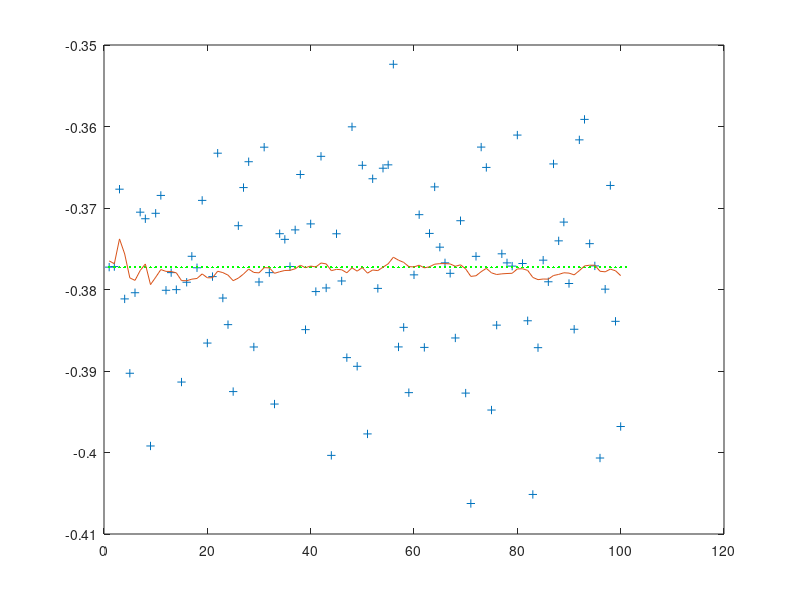

Reproduce this figure in MATLAB.
clear all;
close all;
%% initiation
x_true = -0.37727;
%sigma: standard variant
sigma = 0.01;
%measurements: z
z = sigma.*randn(100,1) + x_true;

% initial guess of the sate
x_0 = -0.3;
P_0 = 1;
% Q & R: process & measurement variance
Q = 1e-5;
R = sigma;
%% Kalman Filter
 % notation symbols please check Page 30 in 'An Intro to the Kalman Filter, G. Welch G. Bishop' 

% estimated states vector and covariance: X(length(z),1) & P(length(z),1)
X = zeros(length(z),1);
P = zeros(length(z),1);
X = [x_0; X];
P = [P_0; P];
z = [0; z];
for i = 2:length(z)
    % time update
    x_minus = X(i-1);
    P_minus = P(i-1) + Q;
    % meansurement update
        % Never use the inverse of a matrix to solve a linear system Ax=b with 
        % x=inv(A)*b, because it is slow and inaccurate.
        % Replace inv(A)*b with A\b, Replace b*inv(A) with b/A, replace A*inv(B)*C with A*(B\C).
        % HERE replace K = P(i-1)*inv(P(i-1) + R) with K = P(i-1)/(P(i-1) + R)
    K = P_minus/(P_minus + R);
    X(i) = x_minus + K*(z(i) - x_minus);  
    P(i) = (eye(size(K)) - K)*P_minus;
end
plot(z(2:end), '+');hold on;
plot(x_true*ones(length(z),1), 'g.');hold on;
plot(X(2:end));
%figure;
%plot(P(2:51));
X_endPart = X(floor(size(X)*4/5) : end);
X_endPart_dirivation_max = max(X_endPart) - x_true;
X_endPart_dirivation_min = min(X_endPart) - x_true;
fprintf('last 1/5 states X converges to: \n dirivation_max =  %f, \n dirivation_min = %f\n',...
         X_endPart_dirivation_max, X_endPart_dirivation_min);



